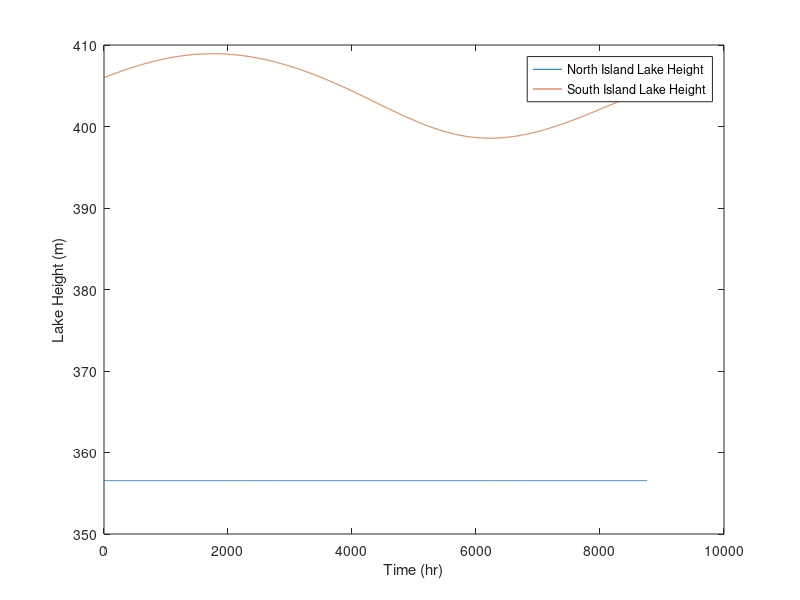
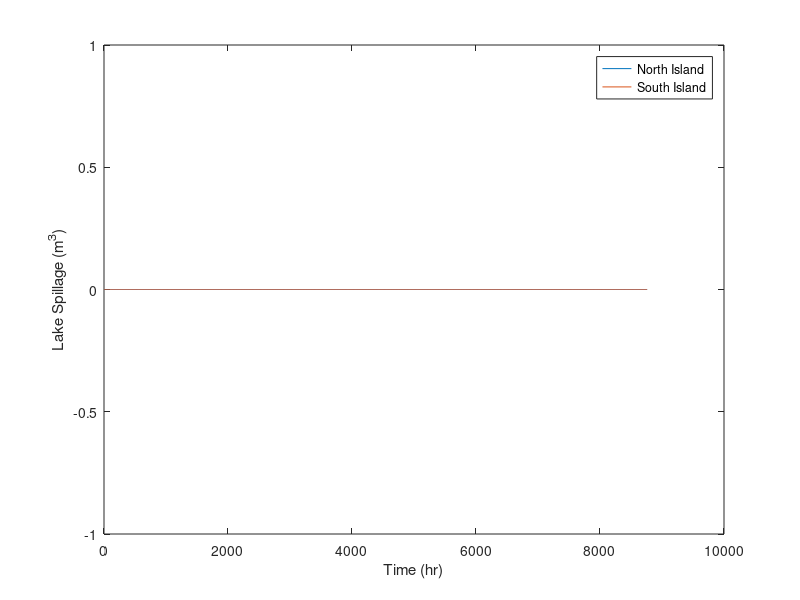

The MATLAB script that drew these images, in order:
% EMTH 171, Case Study 2
% Task 3, Scenario 3
% Mass and Energy Balances Applied to Electricity Generation
% Eulers Method
% Logan Lee 

clear
clc
close all

% *************************************************************************
% Variables
% *************************************************************************
%------------------------ Global Variables --------------------------------
p = 998; % Density (kg/m^3)   
g = 9.81; % Gravity (m/s^2)
K = 1.55; % A constant (m^1.5/s)
L = 300; % Length of spillway wier (m)
mean = 5000; % Mean of normal distrubution
sd = 1000; % Standard Deviation
P_geo = 1525; % Geothermal Power (MW)
P_w = 4484; % Wind Power (MW)

% Pre allocating Arrays
h_NIArray = zeros(0,8761);
h_SIArray = zeros(0,8761);
dV_NIspillArray = zeros(0,8761);
dV_SIspillArray = zeros(0,8761);
dh_NIArray = zeros(0,8761);
dh_SIArray = zeros(0,8761);

%------------------ North Island Specific Variables -----------------------
A_NI = 620e6; % Area of lake North Island (m^2)
h_NIArray(1) = 356.55; % Height of North Island Lake (m)
h_NIgen = 80; % Generator height North Island (m)
P_NIw = P_w/2; % Wind Power in the North Island (MW)
h_NIw = 357.25; % North Island Wier hieght (m)

%------------------ South Island Specific Variables -----------------------
A_SI = 350e6; % South Island Lake Area (m^2)
P_SIw = P_w/2; % South Island Wind Power (MW)
h_SIArray(1) = 406; % Height of South Island Lake (m)
h_SIgen = 0; % Height of Generator South Island (m)
h_SIw = 410; % South Island wier height (m)

% *************************************************************************
% Euler's Method
% *************************************************************************
t0 = 0; % Initial time (s)
tf = 8760; % Final time (s)
tArray = t0 : tf; % Time array from initial to final Time
h = 1 * 3600; % Step size, 3600 for unit balancing

% Initialising the arrays for each equation with their inital values 
dV_NIspillArray(1) = 0; 
dV_SIspillArray(1) = 0;
dh_NIArray(1) = 356.55;
dh_SIArray(1) = 406;
 

for n = 2 : length(tArray)
    
    t = tArray(n-1);
    
    % North and South Island power demands
    P_NIdem = 4065 + 1.4e6*normpdf(t, mean, sd);
    P_SIdem = 1940;

    % North and South Island inlet flow Rate
    F_NIin = 345 + 73*sin((2*pi*(t-3624))/8760); 
    F_SIin = 0.9*(593 - 183*sin((2*pi*(t-2320))/8760)); 

    % North Island Flow generation
    F_NIgen = F_NIin;

    % Power Generated by hydro
    P_NIhydro = (0.9*F_NIgen*p*g*(h_NIArray(n-1) - h_NIgen))/1e6;

    % Capacity Factor of wind turbines
    CF = 0.41 + 0.12*sin((2*pi*(t - 5660))/8760);

    % Total Power produced on North Island
    P_NItot = P_NIhydro + P_geo + P_NIw*CF;

    % Electrical power balance for the Islands
    P_HVDC = P_NIdem - P_NItot;

    % The amount of hydro power required for South Island
    P_SIhydro = P_SIdem + P_HVDC - P_SIw*CF;

    % Generating flow rate for South Island
    F_SIgen = ((P_SIhydro*1e6)/(0.9*p*g*(h_SIArray(n-1))));

    % Spillway flow for each lake
    %North Island
    if h_NIArray(n-1) > h_NIw
        F_NIspill = K*L*(h_NIArray(n-1) - h_NIw)^1.5;
    else
        F_NIspill = 0;
    end
    %South Island
    if h_SIArray(n-1) > h_SIw
        F_SIspill = K*L*(h_SIArray(n-1) - h_SIw)^1.5;
    else
        F_SIspill = 0;
    end

    % The differential Equations
    dV_NIspill = F_NIspill; % Spill Volume of the North Island (m^3)
    dV_SIspill = F_SIspill; % Spill Volume of the South Island (m^3)
    dh_NI = (F_NIin - F_NIgen - F_NIspill)/A_NI; % Lake Height of North Island (mm)
    dh_SI = (F_SIin - F_SIgen - F_SIspill)/A_SI; % Lake Height of South Island (mm)
    
    h_NIArray(n) = h_NIArray(n-1) + dh_NI*3600;
    h_SIArray(n) = h_SIArray(n-1) + dh_SI*3600;
    
    dV_NIspillArray(n) = dV_NIspillArray(n-1) + h*dV_NIspill;
    dV_SIspillArray(n) = dV_SIspillArray(n-1) + h*dV_SIspill;
    dh_NIArray(n) = dh_NIArray(n-1) + h*dh_NI;
    dh_SIArray(n) = dh_SIArray(n-1) + h*dh_SI;
end

% *************************************************************************
% Plotting and printing the data
% *************************************************************************

% Lake heights plot
figure(1)
plot(tArray, dh_NIArray, tArray, dh_SIArray) 
legend("North Island Lake Height", "South Island Lake Height")
xlabel("Time (hr)")
ylabel("Lake Height (m)")

% Lake spillage plot
figure(2)
plot(tArray, dV_NIspillArray, tArray, dV_SIspillArray);
legend("North Island", "South Island")
xlabel("Time (hr)")
ylabel("Lake Spillage (m^3)")

h_NImin = min(h_NIArray); % Minimum height of the North Island lake
h_SImin = min(h_SIArray); % Minimum height of the South Island lake

V_NIspilled = max(dV_NIspillArray); % Volume spilled from North Island
V_SIspilled = max(dV_SIspillArray); % Volume spilled from South Island

h_minFormat = ['The minimum heights for each lake:\n'... 
    ' North Island = %1.3f (m)\n SouthIsland = %2.3f (m)\n'];
fprintf(h_minFormat,h_NImin, h_SImin);
disp(' ');
V_spillFormat = ['The Volume spilled from each lake:\n'... 
    ' North Island = %1.3f (m^3)\n South Island = %2.3f (m^3)\n'];
fprintf(V_spillFormat, V_NIspilled, V_SIspilled);
